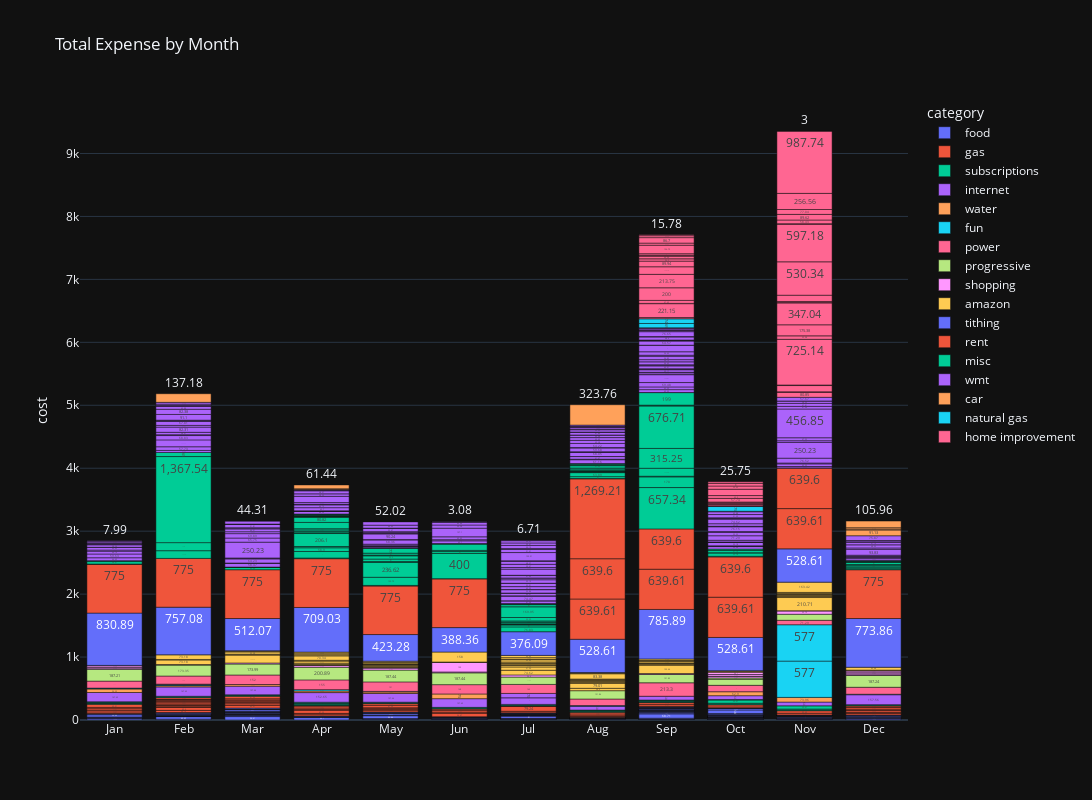

This figure's notebook cell:
### Markdown cell above
### OG Graph Remake

### Code cell
# tempDF = df.group_by(["monthName", 'month']).agg(pl.sum("cost")) 

fig = px.bar(df.to_pandas(), x="monthName", y="cost", color="category", hover_data=['description', 'cardType', 'day'],
             title="Total Expense by Month",
             category_orders={"monthName": month_order},
             template='plotly_dark',
             labels={'monthName':''},
             text_auto=True,
             height=800,
             width=1600)

fig.show()
# fig.show()

### Figure 1 — Plotly figure (JSON) as saved in the notebook; plotly's stock layout.template omitted (floating-point values rounded to 4 significant figures; data arrays with more than 128 entries replaced by an {"elided": "..."} marker saying what was removed)
{"data": [{"customdata": {"elided": "185x3 mixed values"}, "hovertemplate": "category=food<br>=%{x}<br>cost=%{y}<br>description=%{customdata[0]}<br>cardType=%{customdata[1]}<br>day=%{customdata[2]}<extra></extra>", "legendgroup": "food", "marker": {"color": "#636efa", "pattern": {"shape": ""}}, "name": "food", "orientation": "v", "showlegend": true, "textposition": "auto", "texttemplate": "%{y}", "type": "bar", "x": {"elided": "185 str values"}, "xaxis": "x", "y": {"elided": "185 float values"}, "yaxis": "y"}, {"customdata": {"elided": "64x3 mixed values"}, "hovertemplate": "category=gas<br>=%{x}<br>cost=%{y}<br>description=%{customdata[0]}<br>cardType=%{customdata[1]}<br>day=%{customdata[2]}<extra></extra>", "legendgroup": "gas", "marker": {"color": "#EF553B", "pattern": {"shape": ""}}, "name": "gas", "orientation": "v", "showlegend": true, "textposition": "auto", "texttemplate": "%{y}", "type": "bar", "x": ["Jan", "Jan", "Jan", "Jan", "Jan", "Jan", "Feb", "Feb", "Feb", "Feb", "Feb", "Feb", "Feb", "Feb", "Feb", "Feb", "Feb", "Feb", "Feb", "Mar", "Mar", "Mar", "Mar", "Mar", "Mar", "Mar", "Apr", "Apr", "Apr", "Apr", "Apr", "Apr", "May", "May", "May", "May", "May", "May", "Jun", "Jun", "Jun", "Jun", "Jul", "Jul", "Jul", "Aug", "Aug", "Aug", "Aug", "Sep", "Sep", "Sep", "Sep", "Oct", "Oct", "Nov", "Nov", "Dec", "Dec", "Dec", "Dec", "Dec", "Dec", "Dec"], "xaxis": "x", "y": [7.41, 25.87, 26.28, 24.82, 20.59, 49.31, 34.73, 45.6, 12.49, 25.52, 3.11, 2.45, 28.92, 17.43, 15.32, 15.41, 8.77, 0.07, 26.92, 42.37, 26.01, 22.63, 19.31, 16.03, 19.95, 41.93, 22.24, 20.99, 47.55, 15.03, 23.18, 29.41, 29.39, 3.83, 15.87, 15.56, 41.54, 26.09, 54.67, 18.56, 30.66, 18.09, 24.75, 79.24, 3.4, 17.09, 6.62, 29.57, 25.67, 10.73, 31.42, 27.14, 4.19, 16.55, 31.72, 27.91, 39.49, 22.79, 15.81, 28.63, 3.8, 21.01, 27.96, 21.13], "yaxis": "y"}, {"customdata": [["DC Spotify USA 877-7781161 NY Ref:502404275818 Auth:259602 PurchDate:01-24-2025", "Debit", 25], ["POS 0113 0833 625465 Adobe                   San Jose     CA", "Debit", 13], ["HEALTHWORKS FITNESS CENT EL DORADO    AR", "Credit", 27], ["HEALTHWORKS FITNESS CENT EL DORADO    AR", "Credit", 13], ["DC Spotify USA 877-7781161 NY Ref:505504202460 Auth:142704 PurchDate:02-24-2025", "Debit", 25], ["POS 0213 1042 447320 Adobe                   San Jose     CA", "Debit", 13], ["DC Spotify USA 877-7781161 NY Ref:508304055353 Auth:42149 PurchDate:03-24-2025", "Debit", 25], ["POS 0313 1306 176438 Phtoshp Lightrm         San Jose     CA", "Debit", 13], ["Card purchase Spotify USA    04-24-2025", "Debit", 24], ["Bill payment Withdrawal Phtoshp Lightrm  San Jose, CA", "Debit", 13], ["APPLE.COM/BILL           866-712-7753 CA", "Credit", 13], ["APPLE.COM/BILL           866-712-7753 CA", "Credit", 10], ["APPLE.COM/BILL           866-712-7753 CA", "Credit", 7], ["Card purchase Spotify USA    05-24-2025", "Debit", 25], ["Bill payment Withdrawal Phtoshp Lightrm Bndl Park Avenue,345 adobe.com, CA", "Debit", 13], ["Card purchase Spotify USA    06-24-2025", "Debit", 24], ["Bill payment Withdrawal Phtoshp Lightrm Bndl Park Avenue,345 adobe.com, CA", "Debit", 13], ["Card purchase Spotify P38DD91210    07-24-2025", "Debit", 24], ["Bill payment Withdrawal Phtoshp Lightrm Bndl Park Avenue,345 adobe.com, CA", "Debit", 13], ["Card purchase Spotify P39D6B1224    08-24-2025", "Debit", 24], ["Bill payment Withdrawal Phtoshp Lightrm Bndl Park Avenue,345 adobe.com, CA", "Debit", 13], ["NETFLIX.COM              NETFLIX.COM  CA", "Credit", 28], ["Card purchase Spotify P3AD773BF6    09-24-2025", "Debit", 24], ["Bill payment Withdrawal Phtoshp Lightrm Bndl Park Avenue,345 adobe.com, CA", "Debit", 13], ["NETFLIX", "Credit", 28], ["Card purchase Spotify P3BC3DFBFD  New York NY 10-24-2025", "Debit", 24], ["Bill payment Withdrawal ADOBE INC PHTOSHP LIGHTRM ADOBE.COM SAN JOSE, CA", "Debit", 13], ["ACH Withdrawal ADT SECURITY SER ADTPAPACH DENNETT, BLAKE", "Debit", 10], ["NETFLIX.COM              NETFLIX.COM  CA", "Credit", 28], ["Card purchase Spotify P3CB6775D6  New York NY 11-24-2025", "Debit", 23], ["Bill payment Withdrawal ADOBE INC PHTOSHP LIGHTRM ADOBE.COM SAN JOSE, CA", "Debit", 13], ["ACH Withdrawal ADT SECURITY SER ADTPAPACH DENNETT, BLAKE", "Debit", 10], ["DC Spotify USA 877-7781161 NY Ref:435906492279 Auth:687598 PurchDate:12-24-2024", "Debit", 26], ["POS 1213 0811 797790 Adobe                   San Jose     CA", "Debit", 13]], "hovertemplate": "category=subscriptions<br>=%{x}<br>cost=%{y}<br>description=%{customdata[0]}<br>cardType=%{customdata[1]}<br>day=%{customdata[2]}<extra></extra>", "legendgroup": "subscriptions", "marker": {"color": "#00cc96", "pattern": {"shape": ""}}, "name": "subscriptions", "orientation": "v", "showlegend": true, "textposition": "auto", "texttemplate": "%{y}", "type": "bar", "x": ["Jan", "Jan", "Jan", "Jan", "Feb", "Feb", "Mar", "Mar", "Apr", "Apr", "Apr", "Apr", "Apr", "May", "May", "Jun", "Jun", "Jul", "Jul", "Aug", "Aug", "Aug", "Sep", "Sep", "Sep", "Oct", "Oct", "Oct", "Oct", "Nov", "Nov", "Nov", "Dec", "Dec"], "xaxis": "x", "y": [11.99, 9.99, 8.14, 9.05, 11.99, 9.99, 11.99, 9.99, 11.99, 9.99, 16.49, 7.99, 15.99, 11.99, 9.99, 11.99, 14.99, 11.99, 14.99, 11.99, 14.99, 8.77, 11.99, 14.99, 8.77, 11.99, 14.99, 50.47, 8.77, 11.99, 14.99, 50.47, 11.99, 9.99], "yaxis": "y"}, {"customdata": [["VIASAT, INC.    J2411 RCUR", "Debit", 23], ["VIASAT, INC.    J2442 RCUR", "Debit", 24], ["VIASAT, INC.    J2470 RCUR", "Debit", 24], ["ACH Withdrawal VIASAT, INC. J2501 RCUR BLAKE DENNETT", "Debit", 23], ["ACH Withdrawal VIASAT, INC. J2531 RCUR BLAKE DENNETT", "Debit", 23], ["ACH Withdrawal VIASAT, INC. J2562 RCUR BLAKE DENNETT", "Debit", 23], ["ACH Withdrawal VIASAT, INC. J2592 RCUR BLAKE DENNETT", "Debit", 23], ["ACH Withdrawal OPTIMUM 7701 CABLE PMNT B DENNETT", "Debit", 8], ["ACH Withdrawal OPTIMUM 7701 CABLE PMNT B DENNETT", "Debit", 19], ["ACH Withdrawal OPTIMUM 7701 CABLE PMNT B DENNETT", "Debit", 19], ["ACH Withdrawal OPTIMUM 7701 CABLE PMNT B DENNETT", "Debit", 20], ["ACH Withdrawal OPTIMUM 7701 CABLE PMNT B DENNETT", "Debit", 19], ["VIASAT, INC.    J2380 RCUR", "Debit", 23]], "hovertemplate": "category=internet<br>=%{x}<br>cost=%{y}<br>description=%{customdata[0]}<br>cardType=%{customdata[1]}<br>day=%{customdata[2]}<extra></extra>", "legendgroup": "internet", "marker": {"color": "#ab63fa", "pattern": {"shape": ""}}, "name": "internet", "orientation": "v", "showlegend": true, "textposition": "auto", "texttemplate": "%{y}", "type": "bar", "x": ["Jan", "Feb", "Mar", "Apr", "May", "Jun", "Jul", "Jul", "Aug", "Sep", "Oct", "Nov", "Dec"], "xaxis": "x", "y": [147.7, 147.7, 137.7, 152.7, 137.7, 137.7, 104.3, 70.0, 60.0, 60.0, 60.0, 60.0, 157.6], "yaxis": "y"}, {"customdata": [["SHARE CHECK", "Debit", 22], ["SHARE CHECK", "Debit", 21], ["SHARE CHECK", "Debit", 24], ["Check", "Debit", 29], ["SHARE CHECK", "Debit", 29], ["Card purchase EL DORADO WATER UTI    06-27-2025", "Debit", 29], ["ACH Withdrawal EL DORADO WATER UMS BILL DENNETT, BLAKE", "Debit", 2], ["ACH Withdrawal EL DORADO WATER UMS BILL DENNETT, BLAKE", "Debit", 3]], "hovertemplate": "category=water<br>=%{x}<br>cost=%{y}<br>description=%{customdata[0]}<br>cardType=%{customdata[1]}<br>day=%{customdata[2]}<extra></extra>", "legendgroup": "water", "marker": {"color": "#FFA15A", "pattern": {"shape": ""}}, "name": "water", "orientation": "v", "showlegend": true, "textposition": "auto", "texttemplate": "%{y}", "type": "bar", "x": ["Jan", "Feb", "Mar", "Apr", "May", "Jun", "Oct", "Nov"], "xaxis": "x", "y": [56.23, 18.67, 25.62, 25.24, 24.47, 75.0, 62.9, 73.96], "yaxis": "y"}, {"customdata": [["DC Amazon Prime*ZC5738NP2 Amzn.com/billWA Ref:502005570565 Auth:747101 PurchDate:01-20-2025", "Debit", 22], ["DC Google YouTube Videos 650-2530000 CA Ref:500604167867 Auth:465985 PurchDate:01-06-2025", "Debit", 7], ["DC LION.S CLUB GOLF COURS EL DORADO AR Ref:505307671860 Auth:898347 PurchDate:02-22-2025", "Debit", 25], ["EXCALIBUR FAMILY FUN CENTEL DORADO    AR", "Credit", 16], ["EXCALIBUR FAMILY FUN CENTEL DORADO    AR", "Credit", 16], ["Card purchase CEP*EL DORADO GOLF &amp;    04-12-2025", "Debit", 13], ["LION'S CLUB GOLF COURSE  EL DORADO    AR", "Credit", 15], ["CEP*EL DORADO GOLF &     EL DORADO    AR", "Credit", 10], ["Card purchase UNITED  UNITED.COM TX 11-03-2025", "Debit", 4], ["Card purchase UNITED  UNITED.COM TX 11-03-2025", "Debit", 4], ["DC Amazon Prime*Z91ME3RF2 Amzn.com/billWA Ref:435516584686 Auth:49082 PurchDate:12-20-2024", "Debit", 23]], "hovertemplate": "category=fun<br>=%{x}<br>cost=%{y}<br>description=%{customdata[0]}<br>cardType=%{customdata[1]}<br>day=%{customdata[2]}<extra></extra>", "legendgroup": "fun", "marker": {"color": "#19d3f3", "pattern": {"shape": ""}}, "name": "fun", "orientation": "v", "showlegend": true, "textposition": "auto", "texttemplate": "%{y}", "type": "bar", "x": ["Jan", "Jan", "Feb", "Feb", "Feb", "Apr", "May", "Aug", "Nov", "Nov", "Dec"], "xaxis": "x", "y": [8.13, 5.99, 11.0, 10.0, 5.0, 21.61, 9.0, 10.3, 577.0, 577.0, 8.13], "yaxis": "y"}, {"customdata": [["ENTERGY ARKANSASBANK DRAFT", "Debit", 21], ["ENTERGY ARKANSASBANK DRAFT", "Debit", 20], ["ENTERGY ARKANSASBANK DRAFT", "Debit", 21], ["ACH Withdrawal ENTERGY ARKANSAS BANK DRAFT BLAKE DENNETT DIRECT DEBITING", "Debit", 21], ["ACH Withdrawal ENTERGY ARKANSAS BANK DRAFT BLAKE DENNETT DIRECT DEBITING", "Debit", 20], ["ACH Withdrawal ENTERGY ARKANSAS BANK DRAFT BLAKE DENNETT DIRECT DEBITING", "Debit", 23], ["ACH Withdrawal ENTERGY ARKANSAS BANK DRAFT BLAKE DENNETT DIRECT DEBITING", "Debit", 21], ["ACH Withdrawal ENTERGY ARKANSAS BANK DRAFT BLAKE DENNETT DIRECT DEBITING", "Debit", 18], ["ACH Withdrawal ENTERGY ARKANSAS BANK DRAFT BLAKE DENNETT DIRECT DEBITING", "Debit", 24], ["ACH Withdrawal ENTERGY ARKANSAS BANK DRAFT BLAKE DENNETT DIRECT DEBITING", "Debit", 24], ["ACH Withdrawal ENTERGY ARKANSAS BANK DRAFT BLAKE DENNETT DIRECT DEBITING", "Debit", 24], ["ENTERGY ARKANSASBANK DRAFT", "Debit", 18]], "hovertemplate": "category=power<br>=%{x}<br>cost=%{y}<br>description=%{customdata[0]}<br>cardType=%{customdata[1]}<br>day=%{customdata[2]}<extra></extra>", "legendgroup": "power", "marker": {"color": "#FF6692", "pattern": {"shape": ""}}, "name": "power", "orientation": "v", "showlegend": true, "textposition": "auto", "texttemplate": "%{y}", "type": "bar", "x": ["Jan", "Feb", "Mar", "Apr", "May", "Jun", "Jul", "Aug", "Sep", "Oct", "Nov", "Dec"], "xaxis": "x", "y": [111.0, 129.0, 152.0, 155.0, 151.0, 148.0, 143.0, 105.1, 213.3, 102.1, 71.29, 111.0], "yaxis": "y"}, {"customdata": [["PROG DIRECT INS INS PREM  250109", "Debit", 10], ["PROG DIRECT INS INS PREM  250210", "Debit", 11], ["PROG DIRECT INS INS PREM  250310", "Debit", 11], ["ACH Withdrawal PROG DIRECT INS INS PREM Blake Dennett BRANCH03DEBIT ACH", "Debit", 10], ["ACH Withdrawal PROG DIRECT INS INS PREM Blake Dennett BRANCH03DEBIT ACH", "Debit", 12], ["ACH Withdrawal PROG DIRECT INS INS PREM Blake Dennett BRANCH03DEBIT ACH", "Debit", 10], ["ACH Withdrawal PROG DIRECT INS INS PREM Blake Dennett BRANCH03DEBIT ACH", "Debit", 10], ["ACH Withdrawal PROG DIRECT INS INS PREM Blake Dennett BRANCH03DEBIT ACH", "Debit", 12], ["ACH Withdrawal PROG DIRECT INS INS PREM Blake Dennett BRANCH03DEBIT ACH", "Debit", 10], ["ACH Withdrawal STATE FARM BILLG PAYMENTS DENNETT BLAKE", "Debit", 14], ["ACH Withdrawal PROG DIRECT INS INS PREM Blake Dennett BRANCH03DEBIT ACH", "Debit", 10], ["ACH Withdrawal STATE FARM RO 27 CPC-CLIENT BLAKE DENNETT", "Debit", 19], ["PROG DIRECT INS INS PREM  241209", "Debit", 10]], "hovertemplate": "category=progressive<br>=%{x}<br>cost=%{y}<br>description=%{customdata[0]}<br>cardType=%{customdata[1]}<br>day=%{customdata[2]}<extra></extra>", "legendgroup": "progressive", "marker": {"color": "#B6E880", "pattern": {"shape": ""}}, "name": "progressive", "orientation": "v", "showlegend": true, "textposition": "auto", "texttemplate": "%{y}", "type": "bar", "x": ["Jan", "Feb", "Mar", "Apr", "May", "Jun", "Jul", "Aug", "Sep", "Oct", "Oct", "Nov", "Dec"], "xaxis": "x", "y": [187.2, 173.3, 174.0, 200.9, 187.4, 187.4, 116.2, 131.9, 131.8, 96.07, 20.8, 96.04, 187.2], "yaxis": "y"}, {"customdata": [["DC LDS DIST ONLINE STORE 800-537-5971 UT Ref:500807873197 Auth:230861 PurchDate:01-08-2025", "Debit", 10], ["SEPHORA.COM              877-SEPHORA  CA", "Credit", 23], ["American Eagle OutfittersHenderson    NV", "Credit", 1], ["DC T J MAXX #1330 1835 N EL DORADO AR Ref:505600145503 Auth:360955 PurchDate:02-25-2025", "Debit", 27], ["SEPHORA.COM              877-SEPHORA  CA", "Credit", 24], ["T J MAXX #1330           EL DORADO    AR", "Credit", 20], ["Card purchase T J MAXX #1330    05-20-2025", "Debit", 22], ["Card purchase SHEIN.COM    06-01-2025", "Debit", 2], ["GLOSS* ZOE FRYE HAIR     185-57702098 NV", "Credit", 15], ["Card purchase SHEIN.COM    06-29-2025", "Debit", 1], ["T J MAXX #1330           EL DORADO    AR", "Credit", 26], ["Card purchase SHEIN.COM  844-8022500 CA 10-24-2025", "Debit", 26], ["Credit or debit card Withdrawal SHEIN.COM 844-8022500 CA  XXXXXXXXXXXX5143", "Debit", 26], ["OLDNAVY.COM              800-427-7895 CA", "Credit", 23], ["T J MAXX #1330           EL DORADO    AR", "Credit", 19], ["Card purchase SHEIN.COM  844-8022500 NY 11-24-2025", "Debit", 25], ["Credit or debit card Withdrawal SHEIN.COM 844-8022500 NY  XXXXXXXXXXXX5143", "Debit", 25], ["DC ULTA #1097 HENDERSON NV Ref:435807574817 Auth:607932 PurchDate:12-23-2024", "Debit", 26], ["DC H&amp;M 0268HENDERSON HENDERSON NV Ref:435800700540 Auth:569290 PurchDate:12-23-2024", "Debit", 26], ["DC SALLY BEAUTY 10634 REXBURG ID Ref:435420706982 Auth:857439 PurchDate:12-19-2024", "Debit", 23], ["SPORTSMANS WAREHOUSE 236 POCATELLO    ID", "Credit", 15]], "hovertemplate": "category=shopping<br>=%{x}<br>cost=%{y}<br>description=%{customdata[0]}<br>cardType=%{customdata[1]}<br>day=%{customdata[2]}<extra></extra>", "legendgroup": "shopping", "marker": {"color": "#FF97FF", "pattern": {"shape": ""}}, "name": "shopping", "orientation": "v", "showlegend": true, "textposition": "auto", "texttemplate": "%{y}", "type": "bar", "x": ["Jan", "Jan", "Jan", "Feb", "Mar", "Apr", "May", "Jun", "Jun", "Jul", "Sep", "Oct", "Oct", "Oct", "Oct", "Nov", "Nov", "Dec", "Dec", "Dec", "Dec"], "xaxis": "x", "y": [20.25, 10.31, 25.68, 8.77, 16.82, 27.43, 32.89, 14.43, 150.0, 34.6, 14.26, 21.83, 5.98, 27.44, 35.1, 53.79, 0.93, 10.73, 27.42, 18.01, 18.01], "yaxis": "y"}, {"customdata": {"elided": "72x3 mixed values"}, "hovertemplate": "category=amazon<br>=%{x}<br>cost=%{y}<br>description=%{customdata[0]}<br>cardType=%{customdata[1]}<br>day=%{customdata[2]}<extra></extra>", "legendgroup": "amazon", "marker": {"color": "#FECB52", "pattern": {"shape": ""}}, "name": "amazon", "orientation": "v", "showlegend": true, "textposition": "auto", "texttemplate": "%{y}", "type": "bar", "x": ["Jan", "Feb", "Feb", "Feb", "Mar", "Mar", "Mar", "Mar", "Mar", "Mar", "Apr", "Apr", "Apr", "Apr", "Apr", "Apr", "Apr", "Apr", "Apr", "May", "May", "May", "May", "May", "May", "May", "May", "May", "May", "Jun", "Jun", "Jul", "Jul", "Jul", "Jul", "Jul", "Jul", "Jul", "Jul", "Jul", "Jul", "Jul", "Aug", "Aug", "Aug", "Aug", "Aug", "Aug", "Aug", "Aug", "Aug", "Aug", "Sep", "Sep", "Sep", "Sep", "Sep", "Sep", "Sep", "Sep", "Oct", "Oct", "Nov", "Nov", "Nov", "Nov", "Nov", "Nov", "Nov", "Nov", "Dec", "Dec"], "xaxis": "x", "y": [6.31, 73.18, 8.13, 73.18, 125.7, 6.5, 8.13, 35.28, 10.84, 7.58, 9.75, 8.13, 19.52, 32.54, 13.01, 70.34, 18.43, 25.23, 16.15, 3.9, 7.8, 18.29, 8.13, 16.25, 2.59, 1.08, 10.3, 18.54, 21.68, 8.13, 158.0, 74.62, 51.94, 27.98, 4.93, 16.26, 10.96, 18.65, 35.65, 7.67, 25.88, 35.65, 38.4, 79.01, 16.26, 13.16, 18.2, 9.87, 10.96, 83.38, 10.96, 8.77, 133.5, 16.26, 8.77, 9.27, 21.93, 13.12, 8.77, 21.68, 16.26, 8.38, 210.7, 16.26, 16.43, 16.43, 3.23, 15.5, 13.16, 163.4, 10.83, 45.48], "yaxis": "y"}, {"customdata": [["Ch JesusChrist  DONATION  250107", "Debit", 7], ["Ch JesusChrist  DONATION  250204", "Debit", 4], ["Ch JesusChrist  DONATION  250311", "Debit", 11], ["Ch JesusChrist  DONATION  250401", "Debit", 1], ["ACH Withdrawal Ch JesusChrist DONATION BLAKE DANIEL DENNETT 202505051205419", "Debit", 6], ["ACH Withdrawal Ch JesusChrist DONATION BLAKE DANIEL DENNETT 2025060212401616", "Debit", 3], ["ACH Withdrawal Ch JesusChrist DONATION BLAKE DANIEL DENNETT 202507071205460", "Debit", 8], ["ACH Withdrawal Ch JesusChrist DONATION BLAKE DANIEL DENNETT 202508041210124", "Debit", 5], ["ACH Withdrawal Ch JesusChrist DONATION BLAKE DANIEL DENNETT 2025090812051614", "Debit", 9], ["ACH Withdrawal Ch JesusChrist DONATION BLAKE DANIEL DENNETT 2025111712060411", "Debit", 18], ["ACH Withdrawal Ch JesusChrist DONATION BLAKE DANIEL DENNETT 202511171205510", "Debit", 18], ["Ch JesusChrist  DONATION  241203", "Debit", 3]], "hovertemplate": "category=tithing<br>=%{x}<br>cost=%{y}<br>description=%{customdata[0]}<br>cardType=%{customdata[1]}<br>day=%{customdata[2]}<extra></extra>", "legendgroup": "tithing", "marker": {"color": "#636efa", "pattern": {"shape": ""}}, "name": "tithing", "orientation": "v", "showlegend": true, "textposition": "auto", "texttemplate": "%{y}", "type": "bar", "x": ["Jan", "Feb", "Mar", "Apr", "May", "Jun", "Jul", "Aug", "Sep", "Oct", "Nov", "Dec"], "xaxis": "x", "y": [830.9, 757.1, 512.1, 709.0, 423.3, 388.4, 376.1, 528.6, 785.9, 528.6, 528.6, 773.9], "yaxis": "y"}, {"customdata": [["VENMO           PAYMENT   250103", "Debit", 6], ["VENMO           PAYMENT   250202", "Debit", 3], ["VENMO           PAYMENT   250303", "Debit", 4], ["ACH Withdrawal ELECTRONIC WITHDRAWAL", "Debit", 4], ["ACH Withdrawal VENMO PAYMENT ADANYA AND BLAKE DENNE", "Debit", 5], ["ACH Withdrawal VENMO PAYMENT ADANYA AND BLAKE DENNE", "Debit", 4], ["ACH Withdrawal PENNYMAC CASH Blake Daniel Dennett", "Debit", 27], ["ACH Withdrawal PENNYMAC CASH Blake Daniel Dennett", "Debit", 13], ["ACH Withdrawal PENNYMAC CASH Blake Daniel Dennett", "Debit", 4], ["ACH Withdrawal PENNYMAC CASH Blake Daniel Dennett", "Debit", 24], ["ACH Withdrawal PENNYMAC CASH Blake Daniel Dennett", "Debit", 10], ["ACH Withdrawal PENNYMAC CASH Blake Daniel Dennett", "Debit", 22], ["ACH Withdrawal PENNYMAC CASH Blake Daniel Dennett", "Debit", 8], ["ACH Withdrawal PENNYMAC CASH Blake Daniel Dennett", "Debit", 19], ["ACH Withdrawal PENNYMAC CASH Blake Daniel Dennett", "Debit", 5], ["VENMO           PAYMENT   241204", "Debit", 5]], "hovertemplate": "category=rent<br>=%{x}<br>cost=%{y}<br>description=%{customdata[0]}<br>cardType=%{customdata[1]}<br>day=%{customdata[2]}<extra></extra>", "legendgroup": "rent", "marker": {"color": "#EF553B", "pattern": {"shape": ""}}, "name": "rent", "orientation": "v", "showlegend": true, "textposition": "auto", "texttemplate": "%{y}", "type": "bar", "x": ["Jan", "Feb", "Mar", "Apr", "May", "Jun", "Aug", "Aug", "Aug", "Sep", "Sep", "Oct", "Oct", "Nov", "Nov", "Dec"], "xaxis": "x", "y": [775.0, 775.0, 775.0, 775.0, 775.0, 775.0, 639.6, 639.6, 1269.0, 639.6, 639.6, 639.6, 639.6, 639.6, 639.6, 775.0], "yaxis": "y"}, {"customdata": {"elided": "100x3 mixed values"}, "hovertemplate": "category=misc<br>=%{x}<br>cost=%{y}<br>description=%{customdata[0]}<br>cardType=%{customdata[1]}<br>day=%{customdata[2]}<extra></extra>", "legendgroup": "misc", "marker": {"color": "#00cc96", "pattern": {"shape": ""}}, "name": "misc", "orientation": "v", "showlegend": true, "textposition": "auto", "texttemplate": "%{y}", "type": "bar", "x": ["Jan", "Jan", "Jan", "Feb", "Feb", "Feb", "Feb", "Mar", "Mar", "Mar", "Apr", "Apr", "Apr", "Apr", "Apr", "Apr", "Apr", "Apr", "Apr", "Apr", "Apr", "Apr", "Apr", "Apr", "Apr", "Apr", "Apr", "Apr", "Apr", "Apr", "May", "May", "May", "May", "May", "May", "May", "May", "May", "May", "May", "May", "Jun", "Jun", "Jun", "Jun", "Jun", "Jun", "Jun", "Jul", "Jul", "Jul", "Jul", "Jul", "Jul", "Jul", "Jul", "Jul", "Jul", "Jul", "Jul", "Jul", "Aug", "Aug", "Aug", "Aug", "Aug", "Aug", "Aug", "Aug", "Aug", "Aug", "Aug", "Aug", "Aug", "Aug", "Sep", "Sep", "Sep", "Sep", "Sep", "Sep", "Sep", "Sep", "Sep", "Oct", "Oct", "Oct", "Oct", "Oct", "Dec", "Dec", "Dec", "Dec", "Dec", "Dec", "Dec", "Dec", "Dec", "Dec"], "xaxis": "x", "y": [5.0, 38.61, 14.1, 122.5, 128.0, 1368.0, 65.0, 40.64, 1.0, 1.0, 10.96, 103.5, 58.9, 20.32, 206.1, 12.23, 22.61, 22.61, 18.89, 100.0, 80.82, 10.95, 8.55, 3.2, 2.35, 1.31, 7.0, 9.87, 3.28, 6.57, 1.04, 1.04, 3.31, 129.7, 236.6, 12.47, 40.0, 53.5, 1.04, 9.0, 30.0, 77.0, 2.6, 400.0, 30.0, 19.13, 100.5, 4.49, 3.49, 76.83, 30.0, 10.6, 1.99, 5.0, 1.1, 27.94, 2.0, 16.43, 53.99, 169.9, 35.0, 9.11, 5.0, 30.0, 63.89, 5.0, 8.67, 3.0, 7.57, 7.43, 25.23, 15.9, 37.59, 11.0, 8.5, 14.86, 657.3, 170.0, 9.99, 126.7, 315.2, 676.7, 1.0, 10.16, 199.0, 9.99, 53.78, 3.0, 37.75, 20.0, 15.0, 18.61, 25.6, 15.0, 9.54, 35.0, 5.99, 5.0, 8.28, 9.23], "yaxis": "y"}, {"customdata": {"elided": "226x3 mixed values"}, "hovertemplate": "category=wmt<br>=%{x}<br>cost=%{y}<br>description=%{customdata[0]}<br>cardType=%{customdata[1]}<br>day=%{customdata[2]}<extra></extra>", "legendgroup": "wmt", "marker": {"color": "#ab63fa", "pattern": {"shape": ""}}, "name": "wmt", "orientation": "v", "showlegend": true, "textposition": "auto", "texttemplate": "%{y}", "type": "bar", "x": {"elided": "226 str values"}, "xaxis": "x", "y": {"elided": "226 float values"}, "yaxis": "y"}, {"customdata": [["DC MUFFLEX MUFFLER CENTER EL DORADO AR Ref:503704596257 Auth:363264 PurchDate:02-06-2025", "Debit", 8], ["AUTOZONE #0159           EL DORADO    AR", "Credit", 22], ["AUTOZONE #0159           EL DORADO    AR", "Credit", 22], ["Card purchase IRONHEART AUTOMOTIVE L    08-30-2025", "Debit", 31], ["DEBIT CARD CREDIT O.REILLY 3134 REXBURG ID Ref:435400104625 Auth:148804 PurchDate:12-19-2024", "Debit", 21], ["DEBIT CARD CREDIT O.REILLY 3134 REXBURG ID Ref:435200362054 Auth:769842 PurchDate:12-17-2024", "Debit", 19], ["DC O.REILLY 3134 REXBURG ID Ref:435200598704 Auth:545863 PurchDate:12-17-2024", "Debit", 19], ["DC O.REILLY 3134 REXBURG ID Ref:435100158444 Auth:385740 PurchDate:12-16-2024", "Debit", 18]], "hovertemplate": "category=car<br>=%{x}<br>cost=%{y}<br>description=%{customdata[0]}<br>cardType=%{customdata[1]}<br>day=%{customdata[2]}<extra></extra>", "legendgroup": "car", "marker": {"color": "#FFA15A", "pattern": {"shape": ""}}, "name": "car", "orientation": "v", "showlegend": true, "textposition": "auto", "texttemplate": "%{y}", "type": "bar", "x": ["Feb", "Apr", "Apr", "Aug", "Dec", "Dec", "Dec", "Dec"], "xaxis": "x", "y": [137.2, 10.96, 61.44, 323.8, 91.13, 14.83, 21.19, 106.0], "yaxis": "y"}, {"customdata": [["ACH Withdrawal SUMMIT SUA BILLPAY BLAKE DENNETT BILLPAY", "Debit", 30], ["ACH Withdrawal SUMMIT SUA BILLPAY BLAKE DENNETT BILLPAY", "Debit", 2], ["ACH Withdrawal SUMMIT SUA BILLPAY BLAKE DENNETT BILLPAY", "Debit", 30]], "hovertemplate": "category=natural gas<br>=%{x}<br>cost=%{y}<br>description=%{customdata[0]}<br>cardType=%{customdata[1]}<br>day=%{customdata[2]}<extra></extra>", "legendgroup": "natural gas", "marker": {"color": "#19d3f3", "pattern": {"shape": ""}}, "name": "natural gas", "orientation": "v", "showlegend": true, "textposition": "auto", "texttemplate": "%{y}", "type": "bar", "x": ["Sep", "Sep", "Oct"], "xaxis": "x", "y": [69.0, 74.0, 75.0], "yaxis": "y"}, {"customdata": {"elided": "50x3 mixed values"}, "hovertemplate": "category=home improvement<br>=%{x}<br>cost=%{y}<br>description=%{customdata[0]}<br>cardType=%{customdata[1]}<br>day=%{customdata[2]}<extra></extra>", "legendgroup": "home improvement", "marker": {"color": "#FF6692", "pattern": {"shape": ""}}, "name": "home improvement", "orientation": "v", "showlegend": true, "textposition": "auto", "texttemplate": "%{y}", "type": "bar", "x": ["Sep", "Sep", "Sep", "Sep", "Sep", "Sep", "Sep", "Sep", "Sep", "Sep", "Sep", "Sep", "Sep", "Sep", "Sep", "Sep", "Sep", "Sep", "Oct", "Oct", "Oct", "Oct", "Oct", "Oct", "Oct", "Oct", "Oct", "Oct", "Oct", "Oct", "Nov", "Nov", "Nov", "Nov", "Nov", "Nov", "Nov", "Nov", "Nov", "Nov", "Nov", "Nov", "Nov", "Nov", "Nov", "Nov", "Nov", "Nov", "Nov", "Nov"], "xaxis": "x", "y": [19.74, 221.2, 4.44, 47.65, 200.0, 213.8, 120.2, 89.94, 36.2, 44.94, 3.26, 10.53, 23.0, 134.8, 33.45, 86.7, 30.63, 15.78, 5.96, 5.93, 20.83, 13.16, 13.16, 13.16, 57.74, 43.9, 101.4, 50.69, 43.0, 25.75, 80.85, 5.99, 100.0, 9.27, 725.1, 55.08, 175.4, 347.0, 7.79, 16.0, 99.5, 530.3, 597.2, 8.77, 58.43, 89.62, 77.04, 256.6, 987.7, 3.0], "yaxis": "y"}], "layout": {"barmode": "relative", "height": 800, "legend": {"title": {"text": "category"}, "tracegroupgap": 0}, "title": {"text": "Total Expense by Month"}, "width": 1600, "xaxis": {"anchor": "y", "categoryarray": ["Jan", "Feb", "Mar", "Apr", "May", "Jun", "Jul", "Aug", "Sep", "Oct", "Nov", "Dec"], "categoryorder": "array", "domain": [0, 1], "title": {"text": ""}}, "yaxis": {"anchor": "x", "domain": [0, 1], "title": {"text": "cost"}}}}
